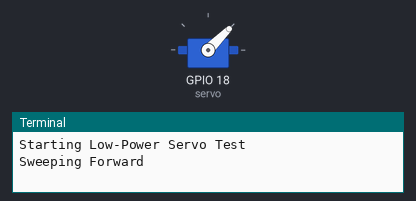
Bench run of a program on a simulated Raspberry Pi (BCM pin numbers). On the bench: servo, the last lines printed to the terminal. Servo angles are drawn from the pulse width (0.5 ms = 0°, 2.5 ms = 180°).

Above: at 0.05 s.
At 0.95 s:
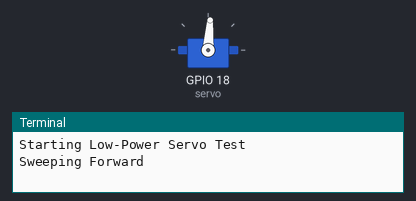
At 1.9 s:
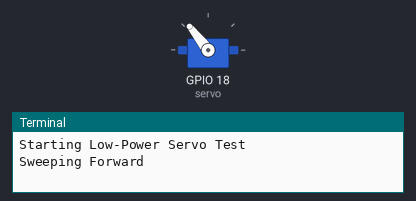
At 3.75 s:
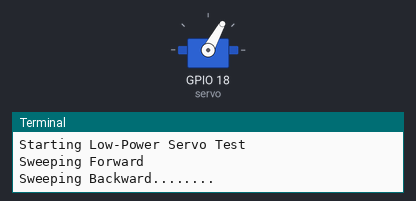
Timing chart, 0 to 5.3 s (numbered marks = the images above):
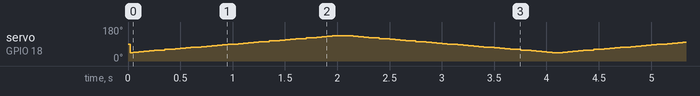

The program:

soft_servo.py
```python
from gpiozero import Servo
from time import sleep


#GPIO
servo = Servo(18)


print("Starting Low-Power Servo Test")


try:
    while True:
        #Gradually move Min to Max
        print("Sweeping Forward")
        for i in range(-100, 101, 5):
            servo.value = i /100.0
            sleep(0.05) #Small delay to reduce current Spike
        print("Sweeping Backward........")
        for i in range(100, -101, -5):
            servo.value = i / 100.0


            sleep(0.05)
except KeyboardInterrupt:
    servo.detach()
    print("\nServo Detached and Safe")
```
